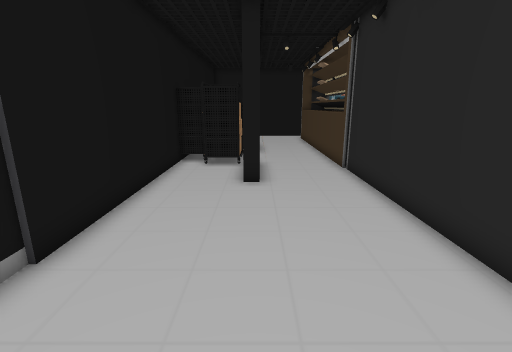
view 1 (above)

24 first-person views from a walk through a 3-D level made in the Unity game engine. The camera is 1.4 m above the floor, tilts 14° down and sees 85° across. The floor is counted in squares, 0.5 m on a side. Each view is taken from the middle of a square. On the plan, view 1 faces up. The plan holds only what a view shows up to about 19 squares ahead; the rest is blank. The place goes on beyond the plan. The player is left out. Some surface patterns are stand-ins.

view 2
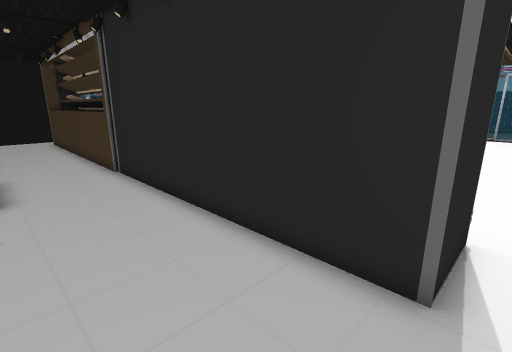

view 3
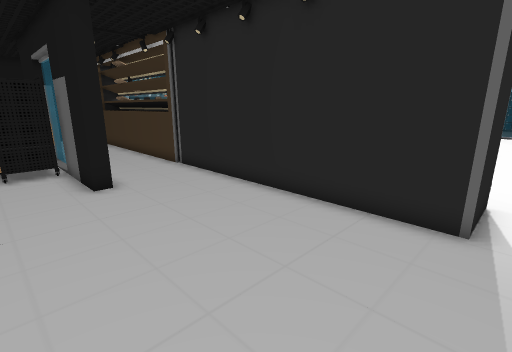

view 4
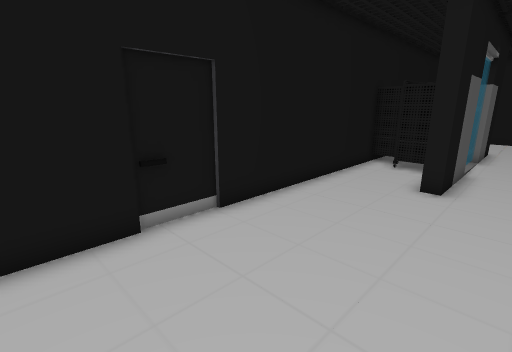

view 5
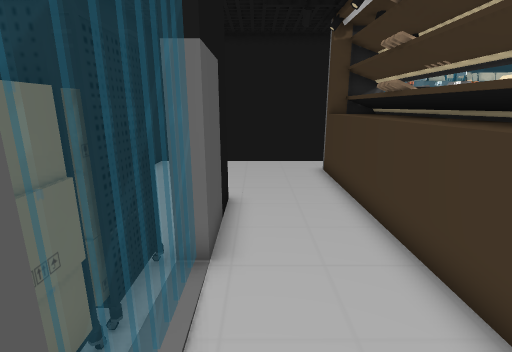

view 6
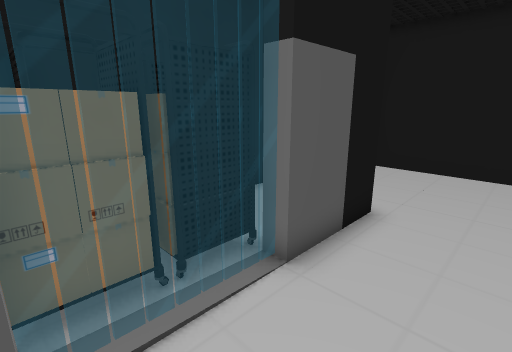

view 7
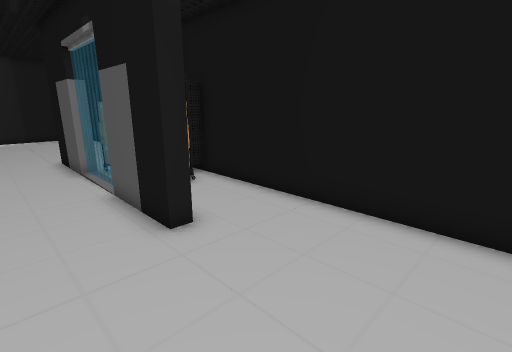

view 8
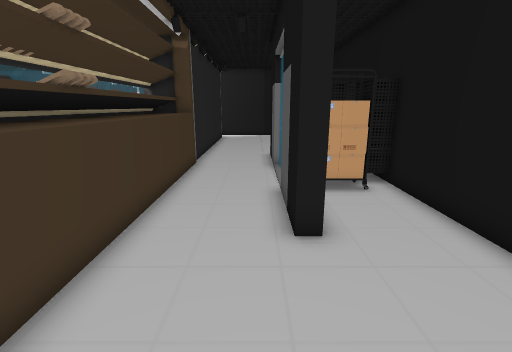

view 9
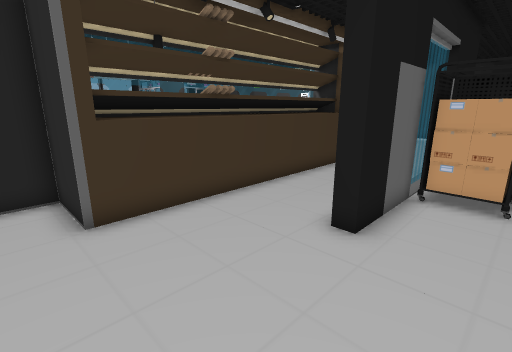

view 10
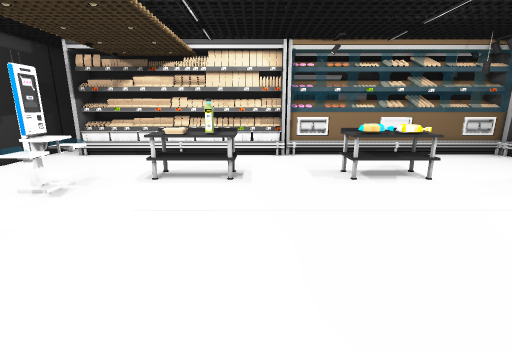

view 11
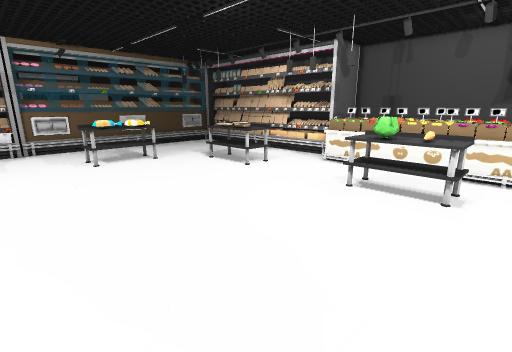

view 12
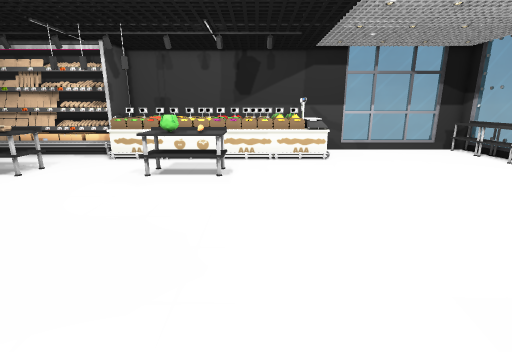

view 13
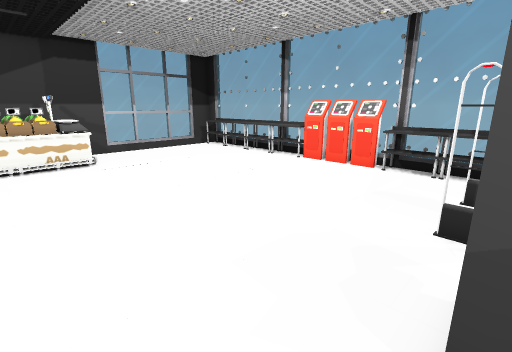

view 14
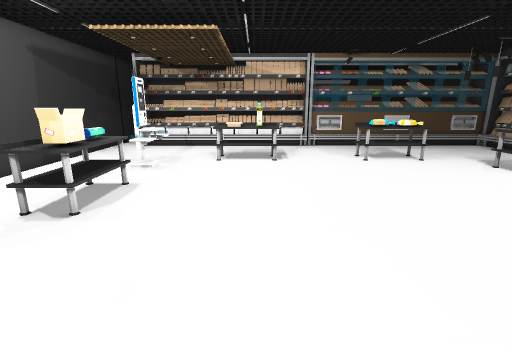

view 15
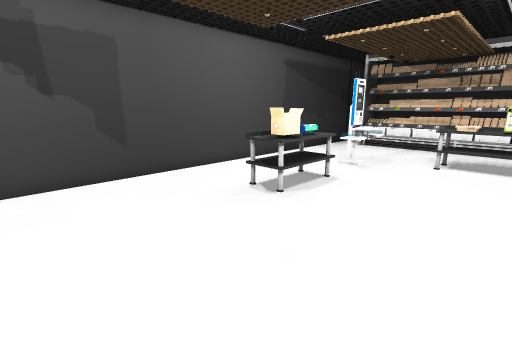

view 16
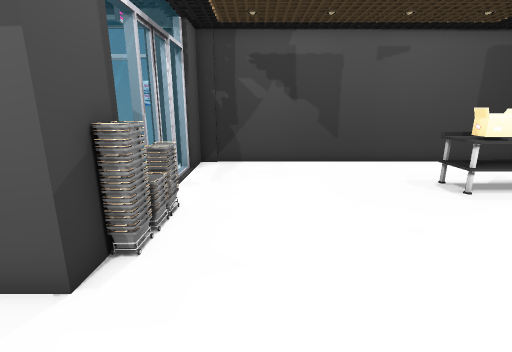

view 17
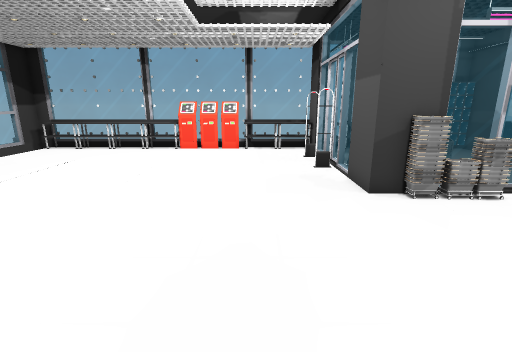

view 18
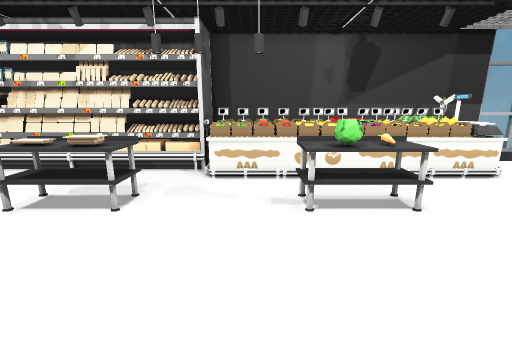

view 19
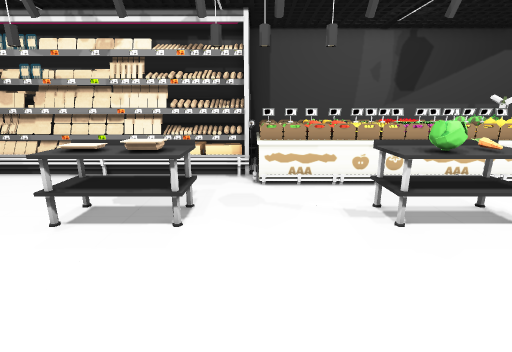

view 20
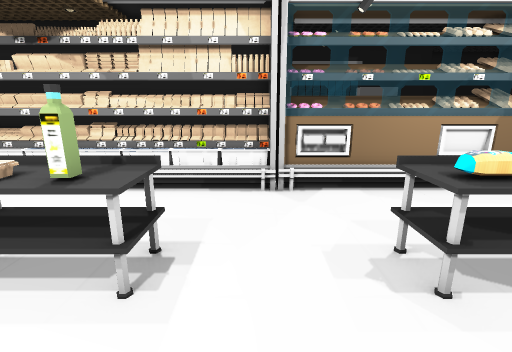

view 21
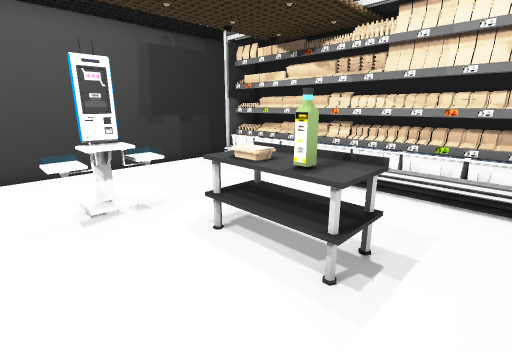

view 22
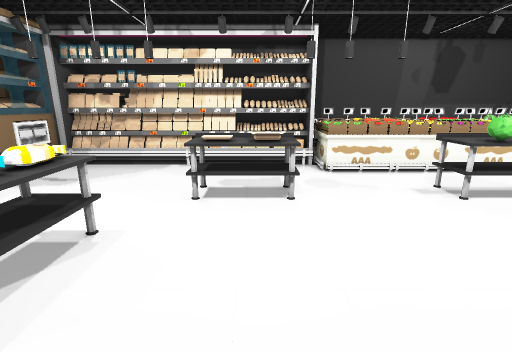

view 23
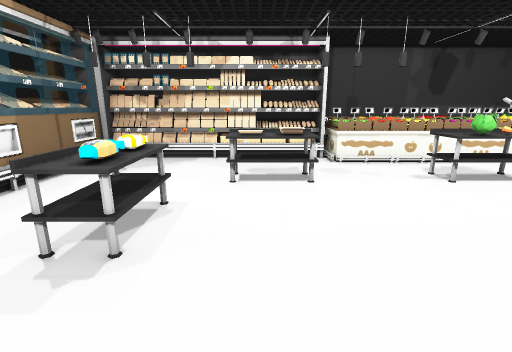

view 24
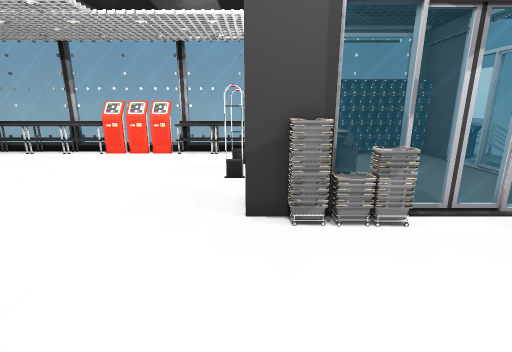

### Floor plan
Key: @ floor where view 1 was taken; # wall or solid block; x gap in a wall; . floor; / step, stairs or slope; = window, fence, low wall or low ledge; ^ raised ledge; T table; B bread; C container; E terminal; A box; R trolley; I cabinet; O other object.
Columns run from 4 left of view 1 to 41 right of it. Each row starts with its distance up from view 1.
 29                                       ### ###
 28 ##########            ###############=======##
 27 #..........O ##########OOOOOOOOOOOO ........T#
 26 #.......OOOOOOOO OOOOOOOOOOOOOOOOOO ........T#
 25 #.......OOOO///////////OOOOOOOOOOOOO........T#
 24 #.......OOOO...........OOOOOOOOOOOOO........T#
 23 #.......OOOO................................T#
 22 #.......OOOO......TTTT....TTTTT.............T#
 21 #...#...OOOO......TTTT....TTTTT.............T#
 20 #...#...OOOO......TTTT....TTTTT.............T#
 19 #.. #...OOOO................................T#
 18 #OOO#...OOOO...TB...........................E#
 17 OO O=...OOOO...TB...........................E#
 16 #OOO=...OOOO...TB...........................E#
 15 OOOO=...OOOO...TB...........................E#
 14 #OOO=...OOOO................................E#
 13 #.. #...#OOO................................T#
 12 #...#...##OC................................T#
 11 #...#...##O.................................T#
 10 #.......##O....TT.....................#..#..T#
  9 #.......##O....TT.................###=#====#T=
  8 #.......##O....TO................RR   O  .OOO
  7 #.......##O....TO................RRR O     OO
  6 #.......##O......................R#RRO      O
  5 #.......##O......................R=         O
  4 #.......##O=....^^^^.TTAA.........=..    .  I#
  3 #.......##O=.....#x .TTAA.........=...   ...I#
  2 #.......##O.......................=.....   .I#
  1 #.......##C.......................=.........I#
  0 #...@.............................#  .......I#
 -1         #############################  == ####
 -2                                     #=  ###
 -3                                           #

Where each view was taken, in squares from view 1:
view 1: 0 up, 0 right, facing up
view 2: 0 up, 0 right, facing up-right
view 3: 0 up, 3 left, facing up-right
view 4: 0 up, 2 right, facing up-left
view 5: 13 up, 1 right, facing up
view 6: 14 up, 3 right, facing up-left
view 7: 27 up, 3 right, facing down-left
view 8: 27 up, 1 right, facing down
view 9: 27 up, 3 left, facing down-right
view 10: 11 up, 23 right, facing left
view 11: 11 up, 27 right, facing up-left
view 12: 9 up, 27 right, facing up
view 13: 9 up, 27 right, facing up-right
view 14: 9 up, 27 right, facing left
view 15: 10 up, 27 right, facing down-left
view 16: 13 up, 27 right, facing down
view 17: 13 up, 21 right, facing right
view 18: 13 up, 21 right, facing up
view 19: 14 up, 19 right, facing up
view 20: 12 up, 16 right, facing left
view 21: 12 up, 16 right, facing down-left
view 22: 12 up, 16 right, facing up
view 23: 10 up, 15 right, facing up
view 24: 9 up, 23 right, facing right
